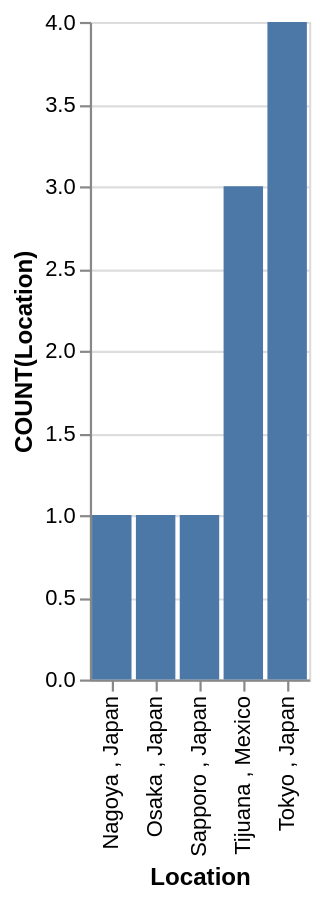

Vega-Lite specification stored for this chart:
### Vega-Lite specification from a JSON file in a GitHub repository (floating-point values rounded to 4 significant figures)
{"data": {"values": [{"x_data": "Nagoya , Japan", "y_data": 1}, {"x_data": "Osaka , Japan", "y_data": 1}, {"x_data": "Sapporo , Japan", "y_data": 1}, {"x_data": "Tijuana , Mexico", "y_data": 3}, {"x_data": "Tokyo , Japan", "y_data": 4}]}, "mark": "bar", "encoding": {"x": {"field": "x_data", "type": "nominal", "title": "Location", "sort": "ascending"}, "y": {"field": "y_data", "type": "quantitative", "title": "COUNT(Location)"}}}
